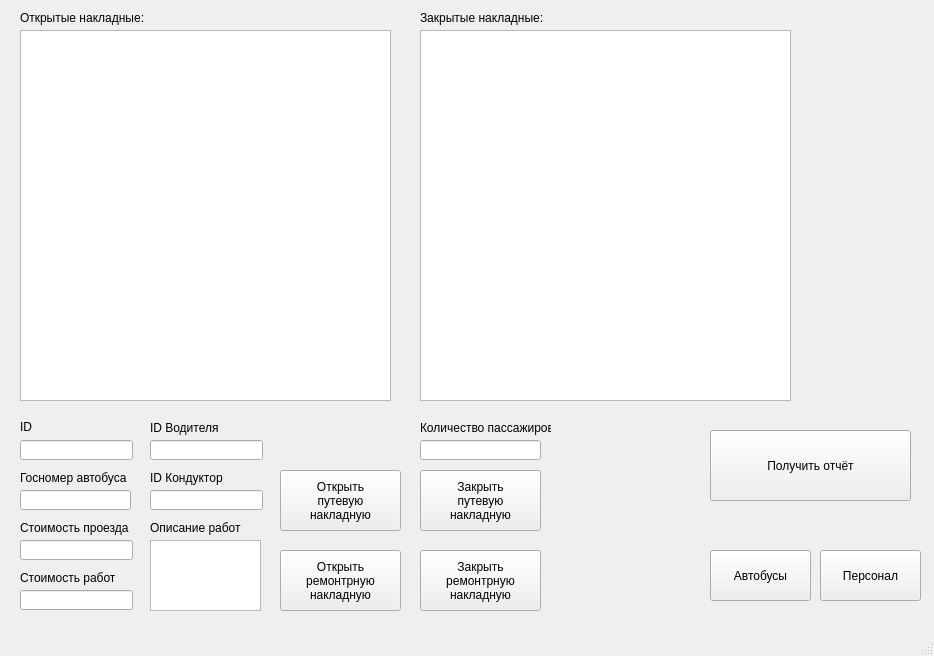
<?xml version="1.0" encoding="UTF-8"?>
<ui version="4.0">
 <class>MainWindow</class>
 <widget class="QMainWindow" name="MainWindow">
  <property name="geometry">
   <rect>
    <x>0</x>
    <y>0</y>
    <width>934</width>
    <height>656</height>
   </rect>
  </property>
  <property name="windowTitle">
   <string>Волченков КР ООП</string>
  </property>
  <widget class="QWidget" name="centralwidget">
   <widget class="QPushButton" name="pushButton">
    <property name="geometry">
     <rect>
      <x>710</x>
      <y>550</y>
      <width>101</width>
      <height>51</height>
     </rect>
    </property>
    <property name="text">
     <string>Автобусы</string>
    </property>
   </widget>
   <widget class="QPushButton" name="pushButton_2">
    <property name="geometry">
     <rect>
      <x>820</x>
      <y>550</y>
      <width>101</width>
      <height>51</height>
     </rect>
    </property>
    <property name="text">
     <string>Персонал</string>
    </property>
   </widget>
   <widget class="QTextBrowser" name="textBrowser">
    <property name="geometry">
     <rect>
      <x>20</x>
      <y>30</y>
      <width>371</width>
      <height>371</height>
     </rect>
    </property>
   </widget>
   <widget class="QLabel" name="label">
    <property name="geometry">
     <rect>
      <x>20</x>
      <y>10</y>
      <width>131</width>
      <height>16</height>
     </rect>
    </property>
    <property name="text">
     <string>Открытые накладные:</string>
    </property>
   </widget>
   <widget class="QLabel" name="label_2">
    <property name="geometry">
     <rect>
      <x>420</x>
      <y>10</y>
      <width>131</width>
      <height>16</height>
     </rect>
    </property>
    <property name="text">
     <string>Закрытые накладные:</string>
    </property>
   </widget>
   <widget class="QTextBrowser" name="textBrowser_2">
    <property name="geometry">
     <rect>
      <x>420</x>
      <y>30</y>
      <width>371</width>
      <height>371</height>
     </rect>
    </property>
   </widget>
   <widget class="QLineEdit" name="lineEdit_id">
    <property name="geometry">
     <rect>
      <x>20</x>
      <y>440</y>
      <width>113</width>
      <height>20</height>
     </rect>
    </property>
   </widget>
   <widget class="QLabel" name="label_3">
    <property name="geometry">
     <rect>
      <x>20</x>
      <y>420</y>
      <width>47</width>
      <height>13</height>
     </rect>
    </property>
    <property name="text">
     <string>ID</string>
    </property>
   </widget>
   <widget class="QLineEdit" name="lineEdit_fare">
    <property name="geometry">
     <rect>
      <x>20</x>
      <y>540</y>
      <width>113</width>
      <height>20</height>
     </rect>
    </property>
   </widget>
   <widget class="QLabel" name="label_4">
    <property name="geometry">
     <rect>
      <x>20</x>
      <y>520</y>
      <width>111</width>
      <height>16</height>
     </rect>
    </property>
    <property name="text">
     <string>Стоимость проезда</string>
    </property>
   </widget>
   <widget class="QLabel" name="label_5">
    <property name="geometry">
     <rect>
      <x>20</x>
      <y>470</y>
      <width>111</width>
      <height>16</height>
     </rect>
    </property>
    <property name="text">
     <string>Госномер автобуса</string>
    </property>
   </widget>
   <widget class="QLineEdit" name="lineEdit_gosnomer">
    <property name="geometry">
     <rect>
      <x>20</x>
      <y>490</y>
      <width>111</width>
      <height>20</height>
     </rect>
    </property>
   </widget>
   <widget class="QLabel" name="label_6">
    <property name="geometry">
     <rect>
      <x>150</x>
      <y>420</y>
      <width>111</width>
      <height>16</height>
     </rect>
    </property>
    <property name="text">
     <string>ID Водителя</string>
    </property>
   </widget>
   <widget class="QLineEdit" name="lineEdit_idD">
    <property name="geometry">
     <rect>
      <x>150</x>
      <y>440</y>
      <width>113</width>
      <height>20</height>
     </rect>
    </property>
   </widget>
   <widget class="QLabel" name="label_7">
    <property name="geometry">
     <rect>
      <x>150</x>
      <y>470</y>
      <width>111</width>
      <height>16</height>
     </rect>
    </property>
    <property name="text">
     <string>ID Кондуктор</string>
    </property>
   </widget>
   <widget class="QLineEdit" name="lineEdit_idC">
    <property name="geometry">
     <rect>
      <x>150</x>
      <y>490</y>
      <width>113</width>
      <height>20</height>
     </rect>
    </property>
   </widget>
   <widget class="QLineEdit" name="lineEdit_cost">
    <property name="geometry">
     <rect>
      <x>20</x>
      <y>590</y>
      <width>113</width>
      <height>20</height>
     </rect>
    </property>
   </widget>
   <widget class="QLabel" name="label_8">
    <property name="geometry">
     <rect>
      <x>20</x>
      <y>570</y>
      <width>111</width>
      <height>16</height>
     </rect>
    </property>
    <property name="text">
     <string>Стоимость работ</string>
    </property>
   </widget>
   <widget class="QTextEdit" name="textEdit">
    <property name="geometry">
     <rect>
      <x>150</x>
      <y>540</y>
      <width>111</width>
      <height>71</height>
     </rect>
    </property>
   </widget>
   <widget class="QLabel" name="label_9">
    <property name="geometry">
     <rect>
      <x>150</x>
      <y>520</y>
      <width>111</width>
      <height>16</height>
     </rect>
    </property>
    <property name="text">
     <string>Описание работ</string>
    </property>
   </widget>
   <widget class="QPushButton" name="pushButton_3">
    <property name="geometry">
     <rect>
      <x>280</x>
      <y>470</y>
      <width>121</width>
      <height>61</height>
     </rect>
    </property>
    <property name="text">
     <string>Открыть
путевую
накладную</string>
    </property>
   </widget>
   <widget class="QPushButton" name="pushButton_4">
    <property name="geometry">
     <rect>
      <x>280</x>
      <y>550</y>
      <width>121</width>
      <height>61</height>
     </rect>
    </property>
    <property name="text">
     <string>Открыть
ремонтрную
накладную</string>
    </property>
   </widget>
   <widget class="QPushButton" name="pushButton_5">
    <property name="geometry">
     <rect>
      <x>420</x>
      <y>470</y>
      <width>121</width>
      <height>61</height>
     </rect>
    </property>
    <property name="text">
     <string>Закрыть
путевую
накладную</string>
    </property>
   </widget>
   <widget class="QPushButton" name="pushButton_6">
    <property name="geometry">
     <rect>
      <x>420</x>
      <y>550</y>
      <width>121</width>
      <height>61</height>
     </rect>
    </property>
    <property name="text">
     <string>Закрыть
ремонтрную
накладную</string>
    </property>
   </widget>
   <widget class="QLabel" name="label_10">
    <property name="geometry">
     <rect>
      <x>420</x>
      <y>420</y>
      <width>131</width>
      <height>16</height>
     </rect>
    </property>
    <property name="text">
     <string>Количество пассажиров</string>
    </property>
   </widget>
   <widget class="QLineEdit" name="lineEdit_num">
    <property name="geometry">
     <rect>
      <x>420</x>
      <y>440</y>
      <width>121</width>
      <height>20</height>
     </rect>
    </property>
   </widget>
   <widget class="QPushButton" name="pushButton_7">
    <property name="geometry">
     <rect>
      <x>710</x>
      <y>430</y>
      <width>201</width>
      <height>71</height>
     </rect>
    </property>
    <property name="text">
     <string>Получить отчёт</string>
    </property>
   </widget>
  </widget>
  <widget class="QMenuBar" name="menubar">
   <property name="geometry">
    <rect>
     <x>0</x>
     <y>0</y>
     <width>934</width>
     <height>21</height>
    </rect>
   </property>
  </widget>
  <widget class="QStatusBar" name="statusbar"/>
 </widget>
 <resources/>
 <connections/>
</ui>
